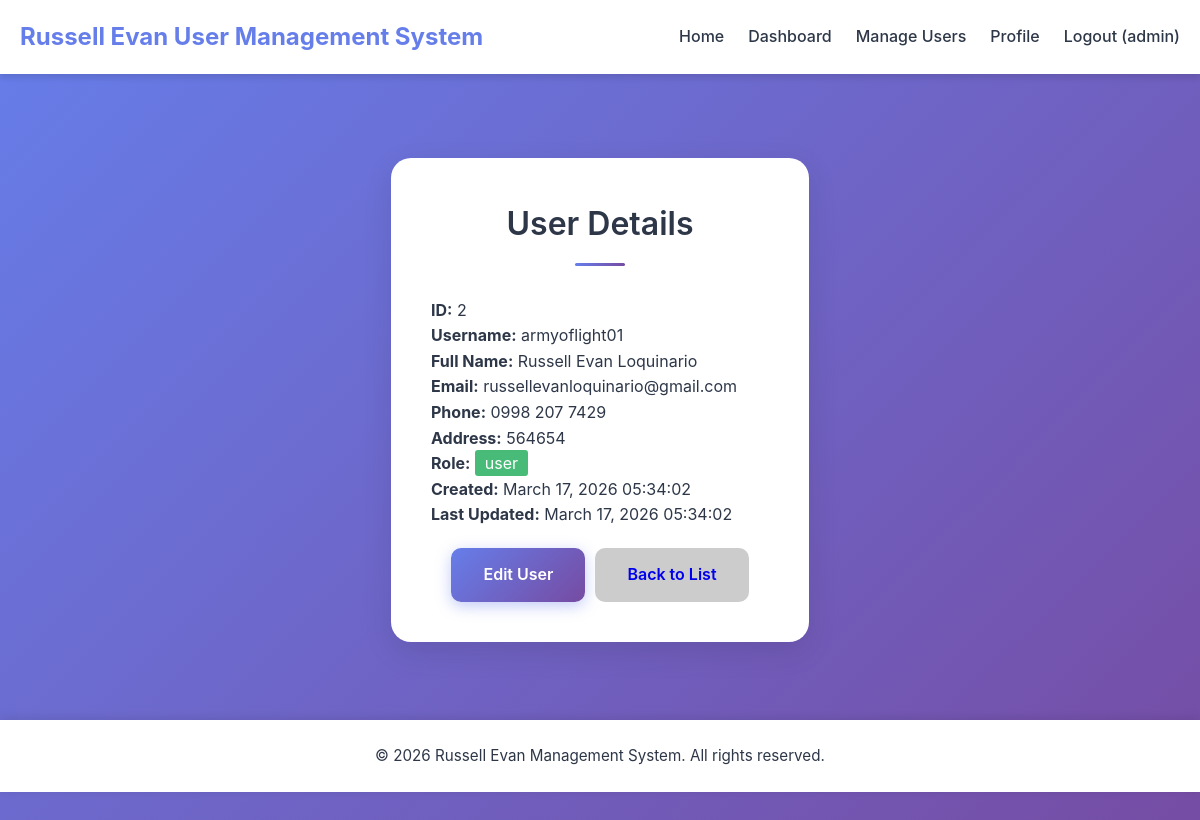
The app's page /users/view.php?id=2 (signed in) with its own data.
### tables this page shows
CREATE TABLE `users` (
  `id` int(11) NOT NULL,
  `username` varchar(50) NOT NULL,
  `email` varchar(100) NOT NULL,
  `password` varchar(255) NOT NULL,
  `full_name` varchar(100) DEFAULT NULL,
  `phone` varchar(20) DEFAULT NULL,
  `address` text DEFAULT NULL,
  `role` enum('admin','user') DEFAULT 'user',
  `created_at` timestamp NOT NULL DEFAULT current_timestamp(),
  `updated_at` timestamp NOT NULL DEFAULT current_timestamp() ON UPDATE current_timestamp()
);

### users/view.php (the view, shortened to what this page needs)
<?php
$database = new Database();
$db = $database->getConnection();
$id = isset($_GET['id']) ? $_GET['id'] : die('User ID not specified');
$query = "SELECT * FROM users WHERE id = :id";
$stmt = $db->prepare($query);
$stmt->bindParam(':id', $id);
$stmt->execute();
$user = $stmt->fetch(PDO::FETCH_ASSOC);
include '../includes/header.php';
?>
<div class="auth-container">
    <div class="card">
        <h2 class="auth-title">User Details</h2>
        <div class="user-info">
            <p><strong>ID:</strong> <?php echo $user['id']; ?></p>
            <p><strong>Username:</strong> <?php echo htmlspecialchars($user['username']); ?></p>
            <p><strong>Full Name:</strong> <?php echo htmlspecialchars($user['full_name'] ?: 'Not provided'); ?></p>
            <p><strong>Email:</strong> <?php echo htmlspecialchars($user['email']); ?></p>
            <p><strong>Phone:</strong> <?php echo htmlspecialchars($user['phone'] ?: 'Not provided'); ?></p>
            <p><strong>Address:</strong> <?php echo htmlspecialchars($user['address'] ?: 'Not provided'); ?></p>
            <p><strong>Role:</strong> <span style="background: <?php echo $user['role'] == 'admin' ? '#667eea' : '#48bb78'; ?>; color: white; padding: 3px 10px; border-radius: 3px;"><?php echo $user['role']; ?></span></p>
            <p><strong>Created:</strong> <?php echo date('F d, Y H:i:s', strtotime($user['created_at'])); ?></p>
            <p><strong>Last Updated:</strong> <?php echo date('F d, Y H:i:s', strtotime($user['updated_at'])); ?></p>
        </div>
        <div style="text-align: center; margin-top: 20px; display: flex; gap: 10px; justify-content: center; flex-wrap: wrap;">
            <a href="edit.php?id=<?php echo $user['id']; ?>" class="btn btn-primary">Edit User</a>
            <a href="index.php" class="btn" style="background: #ccc;">Back to List</a>
        </div>
    </div>
</div>
<?php include '../includes/footer.php'; ?>

### css/style.css (style rules this page uses)
* { margin: 0; padding: 0; box-sizing: border-box; }
:root { --primary-color: #667eea; --primary-dark: #5a67d8; --secondary-color: #764ba2; --success-color: #48bb78; --danger-color: #e53e3e; --warning-color: #ecc94b; --dark-color: #2d3748; --light-color: #f7fafc; --gray-color: #a0aec0; --white: #ffffff; --shadow-sm: 0 1px 3px rgba(0,0,0,0.12), 0 1px 2px rgba(0,0,0,0.24); --shadow-md: 0 4px 6px rgba(0,0,0,0.1); --shadow-lg: 0 10px 30px rgba(0,0,0,0.1); --border-radius: 10px; --transition: all 0.3s cubic-bezier(0.25, 0.8, 0.25, 1); }
body { font-family: -apple-system, BlinkMacSystemFont, 'Segoe UI', Roboto, Oxygen, Ubuntu, Cantarell, sans-serif; background: linear-gradient(135deg, var(--primary-color) 0%, var(--secondary-color) 100%); min-height: 100vh; line-height: 1.6; color: var(--dark-color); }
.card { background: var(--white); border-radius: var(--border-radius); box-shadow: var(--shadow-lg); padding: 2rem; margin-bottom: 2rem; width: 100%; animation: slideUp 0.5s ease-out; }
.auth-container { width: 100%; max-width: 450px; margin: 2rem auto; padding: 0 1rem; }
.auth-container .card { padding: 2.5rem; border-radius: 20px; }
.auth-title { text-align: center; margin-bottom: 2rem; color: var(--dark-color); font-size: 2rem; font-weight: 600; position: relative; padding-bottom: 1rem; }
.auth-title::after { content: ''; position: absolute; bottom: 0; left: 50%; transform: translateX(-50%); width: 50px; height: 3px; background: linear-gradient(to right, var(--primary-color), var(--secondary-color)); border-radius: 3px; }
.btn { padding: 0.875rem 2rem; border: none; border-radius: 10px; font-size: 1rem; font-weight: 600; cursor: pointer; transition: var(--transition); text-decoration: none; display: inline-block; text-align: center; position: relative; overflow: hidden; }
.btn::after { content: ''; position: absolute; top: 50%; left: 50%; width: 0; height: 0; border-radius: 50%; background: rgba(255, 255, 255, 0.2); transform: translate(-50%, -50%); transition: width 0.6s, height 0.6s; }
.btn-primary { background: linear-gradient(135deg, var(--primary-color), var(--secondary-color)); color: var(--white); box-shadow: 0 4px 15px rgba(102, 126, 234, 0.4); }

### records on screen
users: id "2", username "armyoflight01", full_name "Russell Evan Loquinario", email "russellevanloquinario@gmail.com", phone "0998 207 7429", address "564654", role "user", created_at "March 17, 2026 05:34:02", updated_at "March 17, 2026 05:34:02"

### other values on screen
$username "admin"
